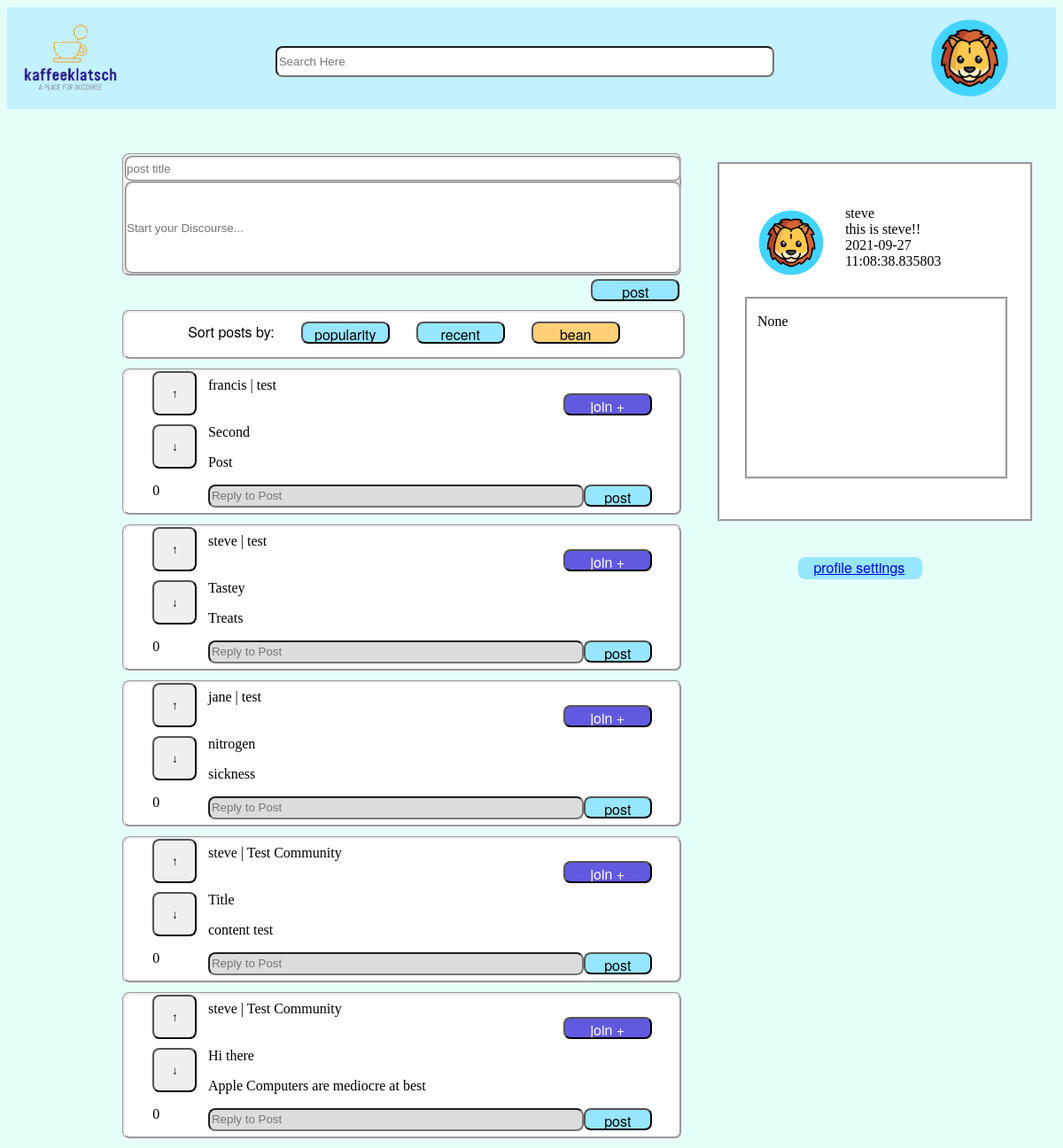
The page /profilepage (signed in) on the database as committed earlier.
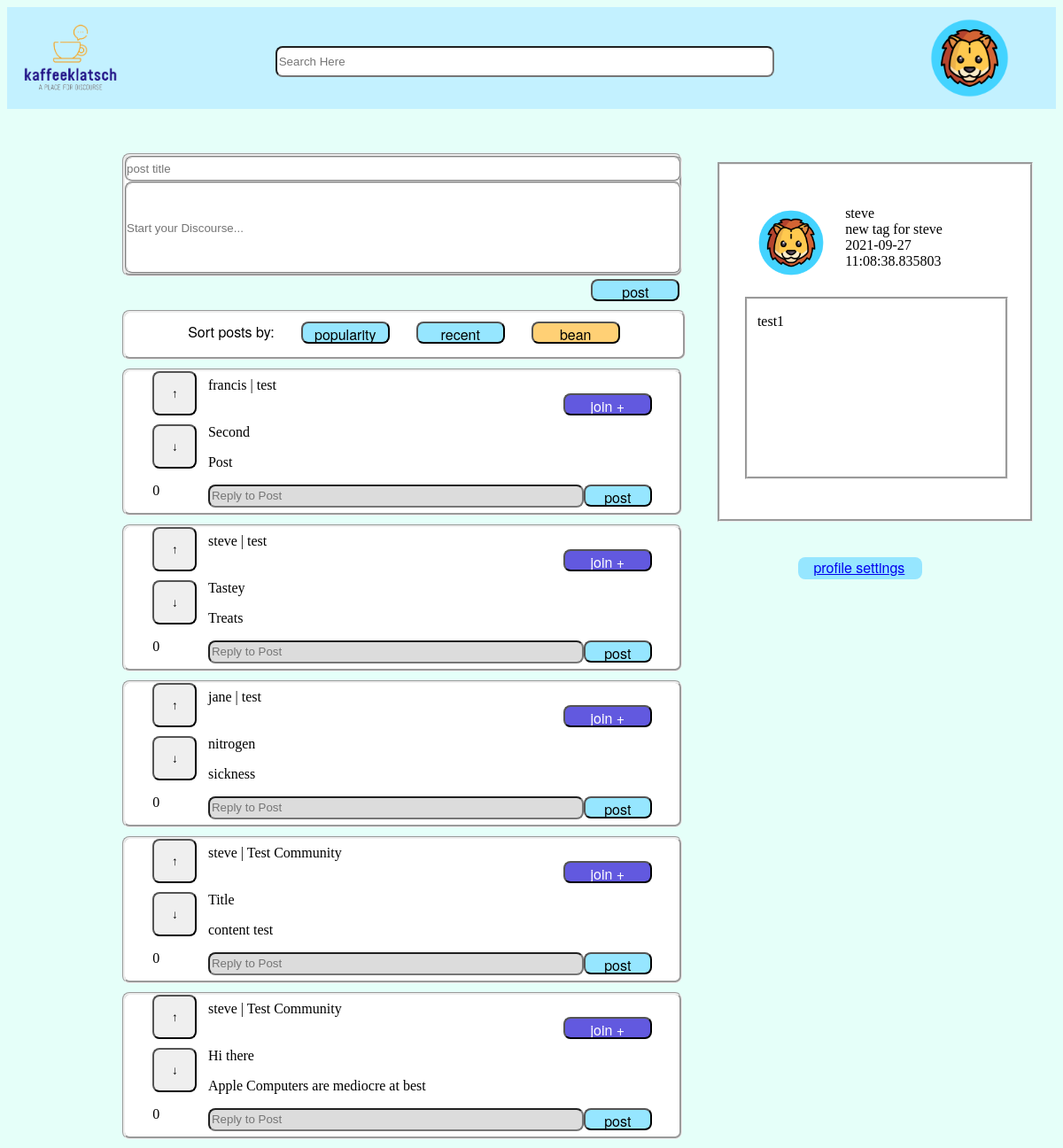
The same page on the database as committed later.
### kaffeeklatsch/models/models.py (models this page shows, shortened)
class User(db.Model, UserMixin):
    id = db.Column(db.Integer, nullable=False, primary_key=True, unique=True)
    username = db.Column(db.Text, db.ForeignKey('user_access.username'), nullable=False)
    tagline = db.Column(db.Text, db.ForeignKey('user_access.tagline'), nullable=True)
    date_joined = db.Column(db.Text, nullable=False)
    avatar = db.Column(db.Text, nullable=True)
    first_name = db.Column(db.Text, nullable=True)
    last_name = db.Column(db.Text, nullable=True)
    communities = db.Column(db.Text, nullable=True)
    users_following = db.Column(db.Text, nullable=True)
    tagline = db.Column(db.Text, nullable=True)
    date_joined = db.Column(db.Text, nullable=False)
    summary = db.Column(db.Text, nullable=True)

class Post(db.Model):
    title = db.Column(db.Text, nullable=False)
    content = db.Column(db.Text, nullable=False)
    posting_user = db.Column(db.Text, db.ForeignKey('user_access.username'), nullable=False)
    posted_date = db.Column(db.DateTime, nullable=False)
    community = db.Column(db.Text, nullable=False)
    UUID = db.Column(db.Integer, nullable=False, primary_key=True, unique=True)
    tally = db.Column(db.Integer, nullable=False)
    def __repr__(self):
        return f"""\nPost {self.UUID}:
        \t-author: {self.posting_user}
        \t-posted_date: {self.posted_date}
        \t-content: {self.content}
        \t-community: {self.community}
        """

### kaffeeklatsch/routes.py (the view)
@app.route('/profilepage', methods=['GET', 'POST'])
def profilePage():
    if request.method == 'POST':
        return redirect(url_for('feed'))
    sortPostForm = SortPostForm()
    replyForm = ReplyForm()
    makePostForm = MakePostForm()
    userName = current_user.username
    userInfo = User.query.filter_by(username=userName).first()
    posts = Post.query.all()
    print(posts)
    return render_template('profile_page.html', makePostForm=makePostForm, sortPostForm=sortPostForm, replyForm=replyForm, posts=posts, userInfo=userInfo)

### kaffeeklatsch/forms/SortPostForm.py
class SortPostForm(FlaskForm):
    popularity = SubmitField('popularity')
    recent = SubmitField('recent')
    bean = SubmitField('bean')

### kaffeeklatsch/forms/ReplyForm.py
class ReplyForm(FlaskForm):
    post = SubmitField('post')
    join = SubmitField('join +')
    replyContent = StringField('reply', validators=[DataRequired(), Length(min=1, max=250)], render_kw={"placeholder": "Reply to Post"})
    upArrow = SubmitField('↑')
    downArrow = SubmitField('↓')

### kaffeeklatsch/models/models.py (called while the page is built)
@login_manager.user_loader
def load_user(username):
    return User.query.get(username)

### kaffeeklatsch/templates/profile_page.html
{% extends 'base.html' %}
{% import 'make_post.html' as makePostTemplate %}
{% import 'sort_post.html' as sortPostTemplate %}
{% import 'post_reply.html' as post_reply %}
{% import 'profile_pane.html' as profilePaneTemplate %}
{% block addedCSS %}
<link rel="stylesheet" href="{{ url_for('static', filename='css/feed.css') }}" /> {% endblock %}
{% block search %}
<div class="search-container" id="search-container">
    <input id="search-input" type="search" id="form1" class="form-control" placeholder="Search Here"/>
</div>
{% endblock %}
{% block avatar %}
<img class="avatar" src="{{ url_for('static', filename='assets/imagefiles/Profile/' + userInfo.avatar) }}" />
{% endblock %}
{% block body %}
<div class="page">
    <body>
        <div class="content-view">
            <div class="post-pane">
                <form method="POST">
                    {{ makePostTemplate.make_post(makePostForm) }}
                    {{ sortPostTemplate.sort_post(sortPostForm) }}
                </form>
                {% for post in posts %}
                    {{ post_reply.post_reply(replyForm, post) }}
                {% endfor %}
            </div>
            <div>
                {{ profilePaneTemplate.profile_pane(userInfo) }}
            </div>
    </body>
</div>
{% endblock %}

### kaffeeklatsch/templates/base.html (shortened to what this page needs)
<!DOCTYPE html>
<html lang="en">
<head>
    <link rel="stylesheet" href="{{ url_for('static', filename='css/globalstylesheet.css') }}" />
    <link rel="stylesheet" href="{{ url_for('static', filename='css/forms.css') }}" /> {% block addedCSS %}{% endblock %}
</head>
<body>
    <div class="continer">
        <div class="header">
            <h1 class="logo">
              <a href="/feed"><img class="logo" src="{{ url_for('static', filename='assets/imagefiles/logo_sample_v2.png') }}" alt="" /></a>
            </h1>
            {% block search %}{% endblock %}
            {% block avatar %}{% endblock %}
        </div>
        {% block body %}{% endblock %}
    </div>
</body>
</html>

### kaffeeklatsch/templates/make_post.html (shortened to what this page needs)
{% macro make_post(makePostForm) %}
<link rel="stylesheet" href="{{ url_for('static', filename='css/sort_post.css') }}" />
<div class="make-post-wrapper">
    <form action="" method="POST">
        {{ makePostForm.postTitle(class="post-title") }}
        {{ makePostForm.postContent(class="post-content") }}
        {{ makePostForm.post(class="button-style-b make-button") }}
    </form>
</div>
{% endmacro %}

### kaffeeklatsch/templates/sort_post.html
{% macro sort_post(sortPostForm) %}
<link rel="stylesheet" href="{{ url_for('static', filename='css/make_post.css') }}" />
<div class="sort-post-wrapper">
    <label>Sort posts by:</label> {{ sortPostForm.popularity(class="button-style-b") }}{{ sortPostForm.recent(class="button-style-b") }}{{ sortPostForm.bean(class="button-style-bean") }}
</div>
{% endmacro %}

### kaffeeklatsch/templates/post_reply.html
{% macro post_reply(replyForm, postObject) %}
{% import 'post.html' as replyTemplate %}
<div>
    {{ replyTemplate.post(replyForm, postObject) }}
</div>
{% endmacro %}

### kaffeeklatsch/templates/profile_pane.html
{% macro profile_pane(profileObject) %}
<link rel="stylesheet" href="{{ url_for('static', filename='css/profile-pane.css') }}" />
<div class="profile-wrapper">
    <div class="upper-block">
        <div class=avatar_panel>
            <img class="avatar avatar_image" src="{{ url_for('static', filename='assets/imagefiles/Profile/' + profileObject.avatar) }}" />
        </div>
        <div class="info-panel">
                <span>{{ profileObject.username }}</span>
                <span>{{ profileObject.tagline }}</span>
                <span>{{ profileObject.date_joined }}</span>
        </div>
    </div>
    <div class="user-content">
        <p>{{ profileObject.summary }}</p>
    </div>
    <div class="redirect-profile-settings button-style-b">
        <a href="/profileSettingsPage">profile settings</a>
    </div>
</div>
{% endmacro %}

### kaffeeklatsch/templates/post.html (shortened to what this page needs)
{% macro post(replyForm, postObject) %}
<link rel="stylesheet" href="{{ url_for('static', filename='css/post.css') }}" />
<div class="post-wrapper">
    <div class="vote-panel">
        {{ replyForm.upArrow(class="vote-button button") }}
        {{ replyForm.downArrow(class="vote-button button") }}
        <p class="post-tally">{{ postObject.tally }}</p>
    </div>
    <div class="post-panel">
        <div class="post-panel__top-line">
            <span class="owner-name">{{ postObject.posting_user }}</span> | <span class="community-content">{{ postObject.community }}</span>
            {{ replyForm.join(class="button-style-a post-panel__join-button") }}
        </div>
        <div class="post-panel__title-line">
            <span class="post-title">{{ postObject.title }}</span>
        </div>
        <div class="post-panel__post-content">
            <p class="post-content">{{ postObject.content }}</p>
        </div>
        <form action="" method="POST">
            <div class="post-panel__reply-line">
                {{ replyForm.replyContent(class="reply-content") }}
                {{ replyForm.post(class="button-style-b make-button") }}
            </div>
        </form>
    </div>
</div>
{% endmacro %}

### kaffeeklatsch/static/css/globalstylesheet.css (style rules this page uses)
body { background-color: #E5FFF9 }
.header { background-color: #C3F1FF; font-size: 50px; text-align: center; height: 95px; padding-left: 10px; padding-top: 10px; padding-bottom: 10px; }
.logo { width: 120px; margin-top: 0px; float: left; }
.avatar { height: 100%; float: right; margin-right: 50px; }
.page { margin: 0px; height: 100vh; padding-top: 50px; }
.button-style-a { width: 100px; height: 25px; top: 225px; border-radius: 8px; background-color: #6259df; font-family: "Helvetica Neue", "Arial", sans-serif; font-size: medium; color: white; }
.button-style-b { width: 100px; height: 25px; top: 225px; border-radius: 8px; background-color: #96E6FF; font-family: "Helvetica Neue", "Arial", sans-serif; font-size: medium; color: black; margin-left: 30px; }
.button-style-bean { width: 100px; height: 25px; top: 225px; border-radius: 8px; background-color: #FFD075; font-family: "Helvetica Neue", "Arial", sans-serif; font-size: medium; color: black; margin-left: 30px; }

### kaffeeklatsch/static/css/forms.css (style rules this page uses)
input { margin-bottom: 10px; border-radius: 8px; height: 25px; width: 230px; }

### kaffeeklatsch/static/css/feed.css (style rules this page uses)
.content-view { display: flex; }
.post-pane { display: inline-block; width: 60%; }
#search-container { display: inline-block; text-align: center; width: 60%; height: 80%; padding-top: 10px; }
#search-input { background-color: white; width: 80%; height: 45%; }

### kaffeeklatsch/static/css/sort_post.css (style rules this page uses)
.sort-post-wrapper { display: flex; background-color: white; border-style: groove; border-radius: 8px; width: 99.6%; height: 40px; padding-top: 10px; margin-bottom: 10px; justify-content: center; font-family: "Helvetica Neue", "Arial", sans-serif; }
#postContent { left: 10px; }

### kaffeeklatsch/static/css/make_post.css (style rules this page uses)
.make-post-wrapper { display: block; border-radius: 8px; border-style: groove; background-color: white; margin-bottom: 10px; }
.make-post-wrapper .post-title { display: block; width: 99.6%; border-style: groove; border-color: lightgrey; margin: 0; padding: 0; }
.make-post-wrapper .post-content { display: block; width: 99.6%; border-style: groove; border-color: lightgrey; margin: 0; padding: 0; height: 100px; }
.make-post-wrapper .make-button { float: right; margin-top: 1%; }

### kaffeeklatsch/static/css/post.css (style rules this page uses)
.post-wrapper { background-color: white; border-style: groove; border-radius: 8px; display: flex; justify-content: center; align-items: center; margin-bottom: 10px; }
.post-wrapper .vote-panel input { width: 50px; height: 50px; }
.post-wrapper .vote-panel { align-items: center; display: inline-block; width: 10%; }
.post-wrapper .vote-panel .vote-button { display: block; }
.post-wrapper .post-panel { display: inline-block; width: 80%; background-color: white; }
.post-panel .post-panel__reply-line { display: flex; justify-content: center; align-items: center; }
.post-panel .post-panel__join-button { margin-left: 80%; }
.post-wrapper .post-panel #replyContent { width: 500px; margin: auto; }
.post-wrapper .post-panel #post { width: 90px; margin: auto; }
.post-panel__top-line { background-color: white; }
#replyContent { width: 80%; height: 20px; top: 470px; left: 150px; background-color: gainsboro; }

### kaffeeklatsch/static/css/profile-pane.css (style rules this page uses)
.profile-wrapper { background-color: white; display: flexbox; border-style: groove; align-items: self-end; height: 400px; width: 350px; margin-top: 10px; margin-bottom: 10px; margin-left: 40px; }
.profile-wrapper .upper-block { display: inline-flex; align-self: flex-start; margin-left: 10%; margin-top: 5%; }
.profile-wrapper .avatar_panel { justify-content: center; margin-top: 30px; margin-left: 50px; height: 80px; width: 50px; }
.profile-wrapper .avatar_image { margin-right: 15px; }
.profile-wrapper .info-panel { display: grid; margin-top: 10%; margin-left: 2%; width: 60%; height: 20%; background-color: white; }
.profile-wrapper .user-content { margin-top: 5%; margin-left: 8%; padding-left: 3%; border-style: groove; background-color: white; height: 50%; width: 80%; }
.profile-wrapper .redirect-profile-settings { margin-left: 25%; margin-top: 25%; width: 35%; padding-left: 5%; }

Rows that differ between the two databases and show on the page:
changed User "steve": tagline "this is steve!!" → "new tag for steve"; summary "None" → "test1"
